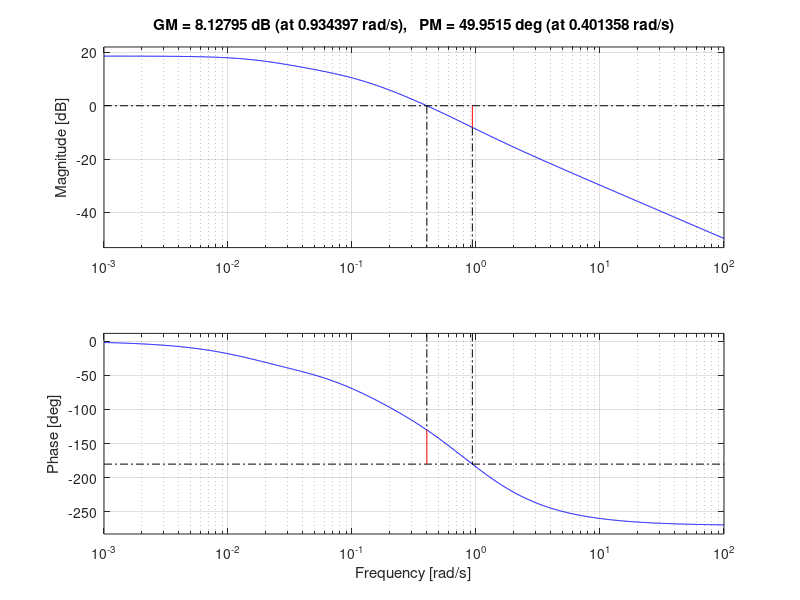

Write the MATLAB code that produced this figure. (Note: this script raises an error after producing the figure.)
%% Lead-Lag Compensation
clear; clc; close all;
num = [-3,3];
den = [50,15,1];
G = tf(num,den);
%% Error Reduction
[mag_uc,~,~] = bode(G,0.4);
K = 1/mag_uc;
num_1 = [-3*K, 3*K];
G1 = tf(num_1,den);
%margin(G1)
% Lead Compensation
w_d = 0.4;
[mag_gc,~,~] = bode(G1,w_d);
[Gm_uc,Pm_uc,Wcg_uc,Wcp_uc] = margin(G1);
Pm_d = 50;
%Sf = 1.2;% for Pm_d = 30
Sf = 2.8;
Phi_max = Pm_d + Sf - Pm_uc;
beta = (1 - sind(Phi_max))./(1 + sind(Phi_max));
tau_d = 1/(w_d * (sqrt(beta)));
% TF for Lead COmpensator
num_lead = [K*tau_d, K];
den_lead = [beta*tau_d, 1];
F_lead = tf(num_lead,den_lead);
% Bode for OL Plant with Lead Compensator
%margin(G*F_lead)
[mag_lead,~,~] = bode(G*F_lead,0.4);
mag_lead_dB = 20*log10(mag_lead);
alpha = 10^(mag_lead_dB/20);
tau_i = 10/w_d;
F_lag = tf([tau_i, 1],[alpha*tau_i, 1]);
margin(G*F_lead*F_lag)
%% Closed loop System
Gcl = feedback(G*F_lead*F_lag,1);
Mt = 20*log10(getPeakGain(Gcl));
figure
margin(Gcl)
figure
stepplot(Gcl)